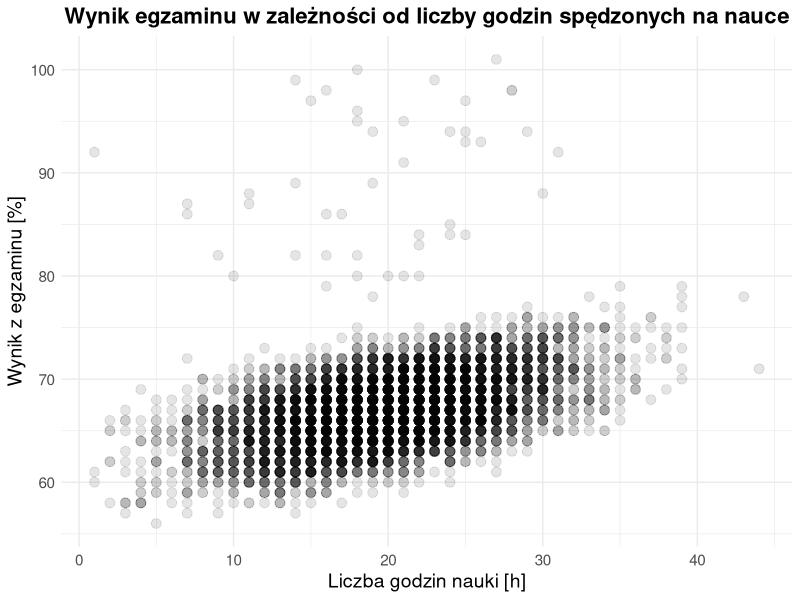
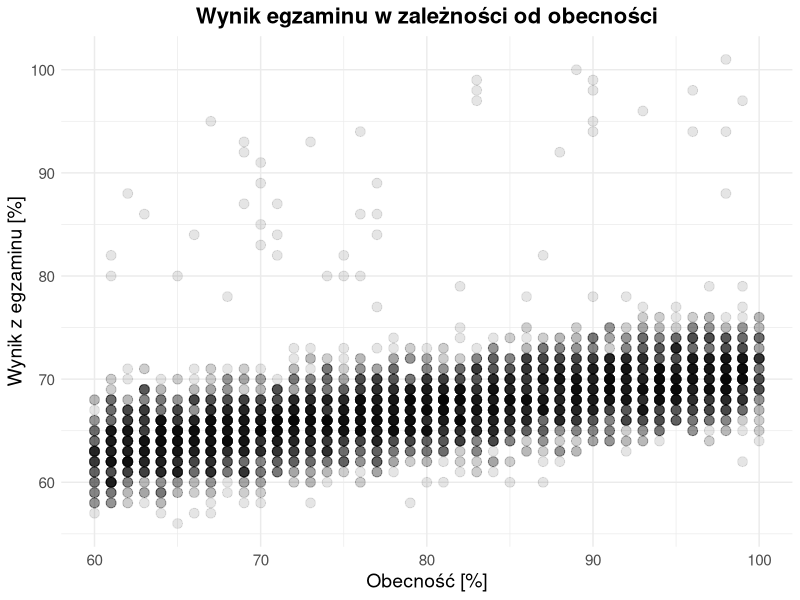
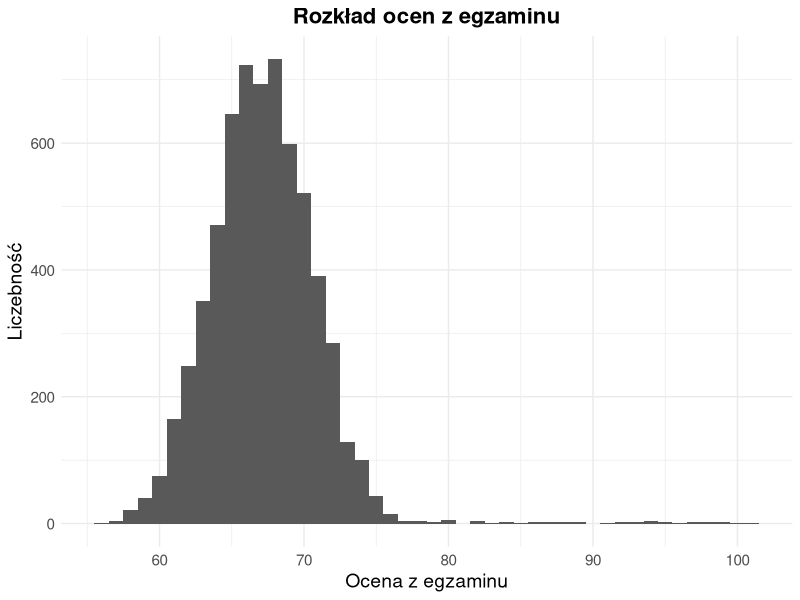
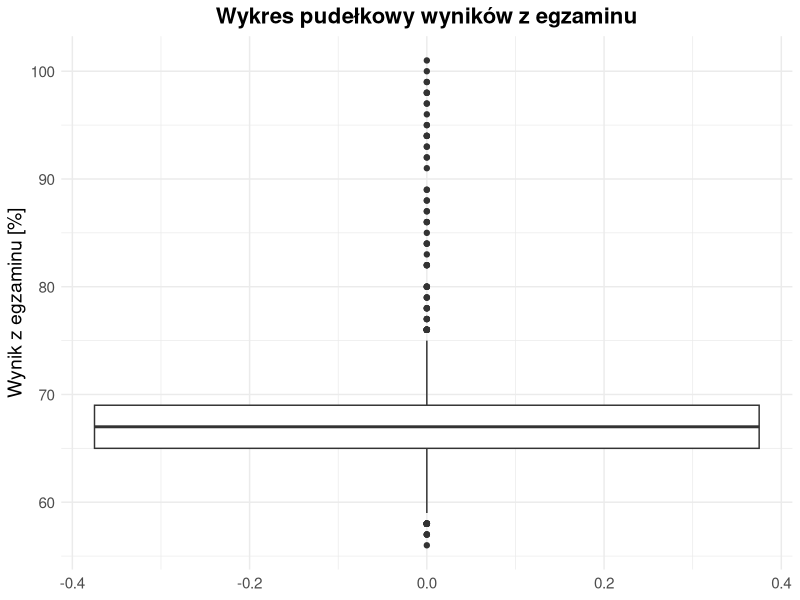

Write R code to recreate these figures, in order.
library(tidyverse)

dane <- read_csv("czynniki.csv")

# Należy najpierw zawrzeć przekodowanie zmiennych

dane$Parental_Involvement <- ifelse(dane$Parental_Involvement == "Low", 1,
                                    ifelse(dane$Parental_Involvement == "Medium", 2, 3))
dane$Parental_Involvement <- factor(dane$Parental_Involvement, levels = c(1, 2, 3),
                                    labels = c("Low", "Medium", "High"), ordered = TRUE)

dane$Access_to_Resources <- ifelse(dane$Access_to_Resources == "Low", 1,
                                   ifelse(dane$Access_to_Resources == "Medium", 2, 3))
dane$Access_to_Resources <- factor(dane$Access_to_Resources, levels = c(1, 2, 3),
                                   labels = c("Low", "Medium", "High"), ordered = TRUE)

dane$Extracurricular_Activities <- ifelse(dane$Extracurricular_Activities == "No", 0, 1)
dane$Extracurricular_Activities <- factor(dane$Extracurricular_Activities, levels = c(0, 1),
                                          labels = c("No", "Yes"))

dane$Motivation_Level <- ifelse(dane$Motivation_Level == "Low", 1,
                                ifelse(dane$Motivation_Level == "Medium", 2, 3))
dane$Motivation_Level <- factor(dane$Motivation_Level, levels = c(1, 2, 3),
                                labels = c("Low", "Medium", "High"), ordered = TRUE)

dane$Internet_Access <- ifelse(dane$Internet_Access == "No", 0, 1)
dane$Internet_Access <- factor(dane$Internet_Access, levels = c(0, 1), labels = c("No", "Yes"))

dane$Family_Income <- ifelse(is.na(dane$Family_Income), NA,
                             ifelse(dane$Family_Income == "Low", 1,
                                    ifelse(dane$Family_Income == "Medium", 2, 3)))
dane$Family_Income <- factor(dane$Family_Income, levels = c(1, 2, 3),
                             labels = c("Low", "Medium", "High"), ordered = TRUE)

dane$Teacher_Quality <- ifelse(is.na(dane$Teacher_Quality), NA,
                               ifelse(dane$Teacher_Quality == "Low", 1,
                                      ifelse(dane$Teacher_Quality == "Medium", 2, 3)))
dane$Teacher_Quality <- factor(dane$Teacher_Quality, levels = c(1, 2, 3),
                               labels = c("Low", "Medium", "High"), ordered = TRUE)

dane$School_Type <- ifelse(dane$School_Type == "Public", 1, 2)
dane$School_Type <- factor(dane$School_Type, levels = c(1, 2), labels = c("Public", "Private"))

dane$Peer_Influence <- ifelse(dane$Peer_Influence == "Negative", 1,
                              ifelse(dane$Peer_Influence == "Neutral", 2, 3))
dane$Peer_Influence <- factor(dane$Peer_Influence, levels = c(1, 2, 3),
                              labels = c("Negative", "Neutral", "Positive"), ordered = TRUE)

dane$Learning_Disabilities <- ifelse(dane$Learning_Disabilities == "No", 0, 1)
dane$Learning_Disabilities <- factor(dane$Learning_Disabilities, levels = c(0, 1),
                                     labels = c("No", "Yes"))

dane$Parental_Education_Level <- ifelse(is.na(dane$Parental_Education_Level), NA,
                                        ifelse(dane$Parental_Education_Level == "High School", 1,
                                               ifelse(dane$Parental_Education_Level == "College", 2, 3)))
dane$Parental_Education_Level <- factor(dane$Parental_Education_Level, levels = c(1, 2, 3),
                                        labels = c("High School", "College", "Postgraduate"),
                                        ordered = TRUE)

dane$Distance_from_Home <- ifelse(is.na(dane$Distance_from_Home), NA,
                                  ifelse(dane$Distance_from_Home == "Far", 1,
                                         ifelse(dane$Distance_from_Home == "Moderate", 2, 3)))
dane$Distance_from_Home <- factor(dane$Distance_from_Home, levels = c(1, 2, 3),
                                  labels = c("Far", "Moderate", "Near"), ordered = TRUE)

dane$Gender <- ifelse(dane$Gender == "Female", 1, 2)
dane$Gender <- factor(dane$Gender, levels = c(1, 2), labels = c("Female", "Male"))


# Dodanie własnego niestandardowego stylu dla wykresów

my_theme <- theme_minimal() +
  theme(plot.title = element_text(face = "bold", size = 16, hjust = 0.5),
        axis.title = element_text(size = 14),
        axis.text = element_text(size = 11))

# Wykres punktowy wyniku z egzaminu w zależności od liczby godzin spędzonych na nauce

ggplot(dane, aes(x = Hours_Studied, y = Exam_Score)) +
  geom_point(size = 3, alpha = 0.1, colour = "black") +
  labs(title = "Wynik egzaminu w zależności od liczby godzin spędzonych na nauce",
       x = "Liczba godzin nauki [h]",
       y = "Wynik z egzaminu [%]") +
  my_theme

# Wykres punktowy wyniku z egzaminu w zależności od obecności

ggplot(dane, aes(x = Attendance, y = Exam_Score)) +
  geom_point(size = 3, alpha = 0.1, colour = "black") +
  labs(title = "Wynik egzaminu w zależności od obecności",
       x = "Obecność [%]",
       y = "Wynik z egzaminu [%]") +
  my_theme

# Rozkład ocen z egzaminów

ggplot(dane, aes(x = Exam_Score)) +
  geom_histogram(binwidth = 1) +
  labs(title = "Rozkład ocen z egzaminu",
       x = "Ocena z egzaminu",
       y = "Liczebność") +
  my_theme

# Wykres pudełkowy wyników z egzaminu

ggplot(dane, aes(y = Exam_Score)) +
  geom_boxplot() +
  labs(title = "Wykres pudełkowy wyników z egzaminu",
       y = "Wynik z egzaminu [%]") +
  my_theme
